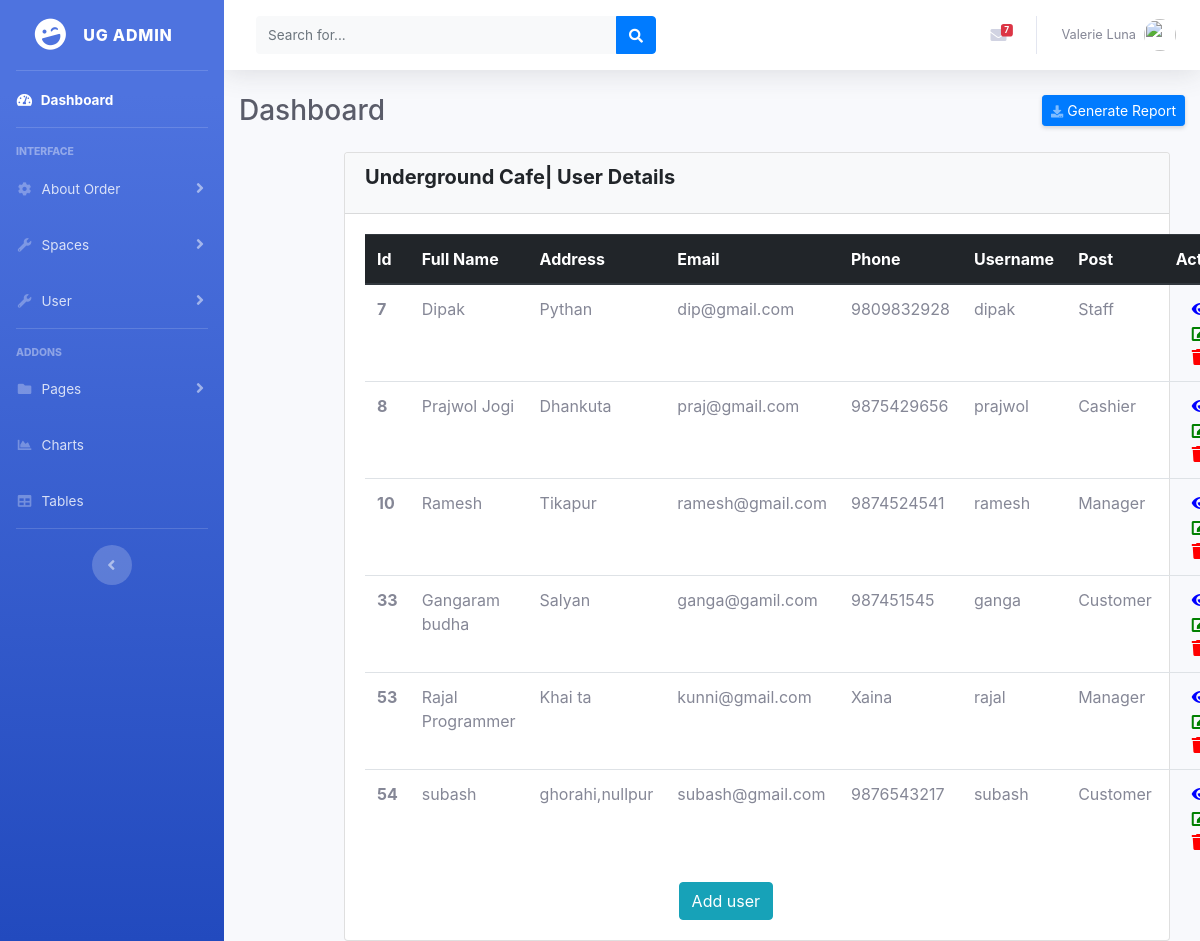
/users/, run on the app's committed database.
### users/models.py (models this page shows, shortened)
class User(models.Model):
    full_name=models.CharField(max_length=255)
    address=models.CharField(max_length=255)
    phone_no=models.CharField(max_length=255)
    email=models.EmailField(null=True)
    username=models.CharField(max_length=255,unique=True)
    is_staff=models.BooleanField(default=False)
    is_manager=models.BooleanField(default=False)
    is_customer=models.BooleanField(default=False)
    is_cashier=models.BooleanField(default=False)

### users/views.py (the view)
# urls.py: path('', views.getUser, name='list_users'),
def getUser(request,id=0):
    users= User.objects.all()
    return render(request, 'listuser.html', {'users': users})

### templates/listuser.html (shortened to what this page needs)
{% extends 'base.html' %}
{% load static %}
{% load crispy_forms_tags %}
{% block content %}
        <div class="row">
            <div class="col-md-12">
                <div class="card" style="margin-left:120px">
                    <div class="card-header bg-light">
                        <h5 class="card-title" style="font-weight: bold">Underground Cafe| User Details</h5>
                        </div>
                            <div class="card-body table-full-width">
                                <table class="table">
                                    <thead class="thead-dark">
                                        <tr>
                                            <th scope="col">Id</th>
                                            <th scope="col">Full Name</th>
                                            <th scope="col">Address</th>
                                            <th scope="col">Email</th>
                                            <th scope="col">Phone</th>
                                            <th scope="col">Username</th>
                                            <th scope="col">Post</th>
                                            <th scope="col">Action</th>
                                        </tr>
                                    </thead>
                                    <tbody>
                                       {% for user in users %}
                                        <tr>
                                            <th scope="row">{{user.id}}</th>
                                            <td>{{user.full_name}}</td>
                                            <td>{{user.address}}</td>
                                            <td>{{user.email}}</td>
                                            <td>{{user.phone_no}}</td>
                                            <td>{{user.username}}</td>
                                            {% if user.is_staff %}
                                            <td>Staff</td>
                                            {% endif %}
                                            {% if user.is_manager %}
                                            <td>Manager</td>
                                            {% endif %}
                                            {% if user.is_customer %}
                                            <td>Customer</td>
                                            {% endif %}
                                            {% if user.is_cashier %}
                                            <td>Cashier</td>
                                            {% endif %}
                                            <td>
                                                <a href="#" data-toggle="modal" data-target="#{{user.id}}" class="delete" title="Delete" data-toggle="tooltip"><i class="fas fa-eye ml-3" style="color:blue"></i></a>
                                                <a href="{% url 'update_user' user.id %}" class="edit" title="Edit" data-toggle="tooltip"><i class="fas fa-edit ml-3" style="color:Green"></i></a>
                                                <a href="{% url 'delete_user' user.id %}" class="delete" title="Delete" data-toggle="tooltip"><i class="fas fa-trash ml-3" style="color:red"></i></a>
                                            </td>
                                        </tr>
                                        {% endfor %}
                                    </tbody>
                                </table>
                                <a class="btn btn-info btn-fill" style="margin-left: 40%" href="{% url 'add_user' %}">
                                    Add user</a>
                            </div>
                        </div>
                    </div>
                </div>
            </div>
{% endblock %}

### templates/base.html (shortened to what this page needs)
<!DOCTYPE html>
{% load static %}
<html lang="en">
<head>
  <link href="{% static 'vendor/fontawesome-free/css/all.min.css' %}" rel="stylesheet" type="text/css">
  <link href="{% static 'css/sb-admin-2.min.css' %}" rel="stylesheet">
    <link rel="stylesheet" href="https://maxcdn.bootstrapcdn.com/bootstrap/4.0.0/css/bootstrap.min.css">
    <link rel='stylesheet' href='https://use.fontawesome.com/releases/v5.7.0/css/all.css'>
</head>
<body id="page-top">
  <div id="wrapper">
        <ul class="navbar-nav bg-gradient-primary sidebar sidebar-dark accordion" id="accordionSidebar">
          <a class="sidebar-brand d-flex align-items-center justify-content-center" href="index.html">
            <div class="sidebar-brand-icon rotate-n-15">
              <i class="fas fa-laugh-wink"></i>
            </div>
            <div class="sidebar-brand-text mx-3">Ug Admin </div>
          </a>
          <hr class="sidebar-divider my-0">
          <li class="nav-item active">
            <a class="nav-link" href="index.html">
              <i class="fas fa-fw fa-tachometer-alt"></i>
              <span>Dashboard</span></a>
          </li>
          <hr class="sidebar-divider">
          <div class="sidebar-heading">
            Interface
          </div>
          <li class="nav-item">
            <a class="nav-link collapsed" href="#" data-toggle="collapse" data-target="#collapseTwo" aria-expanded="true" aria-controls="collapseTwo">
              <i class="fas fa-fw fa-cog"></i>
              <span>About Order </span>
            </a>
          </li>
          <li class="nav-item">
            <a class="nav-link collapsed" href="#" data-toggle="collapse" data-target="#collapseUtilities" aria-expanded="true" aria-controls="collapseUtilities">
              <i class="fas fa-fw fa-wrench"></i>
              <span>Spaces</span>
            </a>
          </li>
          <li class="nav-item">
                <a class="nav-link collapsed" href="#" data-toggle="collapse" data-target="#collapseuser" aria-expanded="true" aria-controls="collapseuser">
                  <i class="fas fa-fw fa-wrench"></i>
                  <span>User</span>
                </a>
              </li>
          <hr class="sidebar-divider">
          <div class="sidebar-heading">
            Addons
          </div>
          <li class="nav-item">
            <a class="nav-link collapsed" href="#" data-toggle="collapse" data-target="#collapsePages" aria-expanded="true" aria-controls="collapsePages">
              <i class="fas fa-fw fa-folder"></i>
              <span>Pages</span>
            </a>
          </li>
          <li class="nav-item">
            <a class="nav-link" href="charts.html">
              <i class="fas fa-fw fa-chart-area"></i>
              <span>Charts</span></a>
          </li>
          <li class="nav-item">
            <a class="nav-link" href="tables.html">
              <i class="fas fa-fw fa-table"></i>
              <span>Tables</span></a>
          </li>
          <hr class="sidebar-divider d-none d-md-block">
          <div class="text-center d-none d-md-inline">
            <button class="rounded-circle border-0" id="sidebarToggle"></button>
          </div>
        </ul>
        <div id="content-wrapper" class="d-flex flex-column">
          <div id="content">
            <nav class="navbar navbar-expand navbar-light bg-white topbar mb-4 static-top shadow">
              <form class="d-none d-sm-inline-block form-inline mr-auto ml-md-3 my-2 my-md-0 mw-100 navbar-search">
                <div class="input-group">
                  <input type="text" class="form-control bg-light border-0 small" placeholder="Search for..." aria-label="Search" aria-describedby="basic-addon2">
                  <div class="input-group-append">
                    <button class="btn btn-primary" type="button">
                      <i class="fas fa-search fa-sm"></i>
                    </button>
                  </div>
                </div>
              </form>
              <ul class="navbar-nav ml-auto">
                <li class="nav-item dropdown no-arrow mx-1">
                  <a class="nav-link dropdown-toggle" href="#" id="messagesDropdown" role="button" data-toggle="dropdown" aria-haspopup="true" aria-expanded="false">
                    <i class="fas fa-envelope fa-fw"></i>
                    <span class="badge badge-danger badge-counter">7</span>
                  </a>
                </li>
                <li class="nav-item dropdown no-arrow">
                  <a class="nav-link dropdown-toggle" href="#" id="userDropdown" role="button" data-toggle="dropdown" aria-haspopup="true" aria-expanded="false">
                    <span class="mr-2 d-none d-lg-inline text-gray-600 small">Valerie Luna</span>
                    <img class="img-profile rounded-circle" src="https://source.unsplash.com/QAB-WJcbgJk/60x60">
                  </a>
                </li>
              </ul>
            </nav>
            <div class="container-fluid">
              <div class="d-sm-flex align-items-center justify-content-between mb-4">
                <h1 class="h3 mb-0 text-gray-800">Dashboard</h1>
                <a href="#" class="d-none d-sm-inline-block btn btn-sm btn-primary shadow-sm"><i class="fas fa-download fa-sm text-white-50"></i> Generate Report</a>
              </div>
              <div class="row">
        <div class="container">
            {% block content %}
            {% endblock %}
        </div>
</body>
</html>

### data on the page
User: id "7", full_name "Dipak", address "Pythan", email "dip@gmail.com", phone_no "9809832928", username "dipak", is_staff "Staff"
User: id "8", full_name "Prajwol Jogi", address "Dhankuta", email "praj@gmail.com", phone_no "9875429656", username "prajwol", is_cashier "Cashier"
User: id "10", full_name "Ramesh", address "Tikapur", email "ramesh@gmail.com", phone_no "9874524541", username "ramesh", is_manager "Manager"
User: id "33", full_name "Gangaram budha", address "Salyan", email "ganga@gamil.com", phone_no "987451545", username "ganga", is_customer "Customer"
User: id "53", full_name "Rajal Programmer", address "Khai ta", email "kunni@gmail.com", phone_no "Xaina", username "rajal", is_manager "Manager"
User: id "54", full_name "subash", address "ghorahi,nullpur", email "subash@gmail.com", phone_no "9876543217", username "subash", is_customer "Customer"
